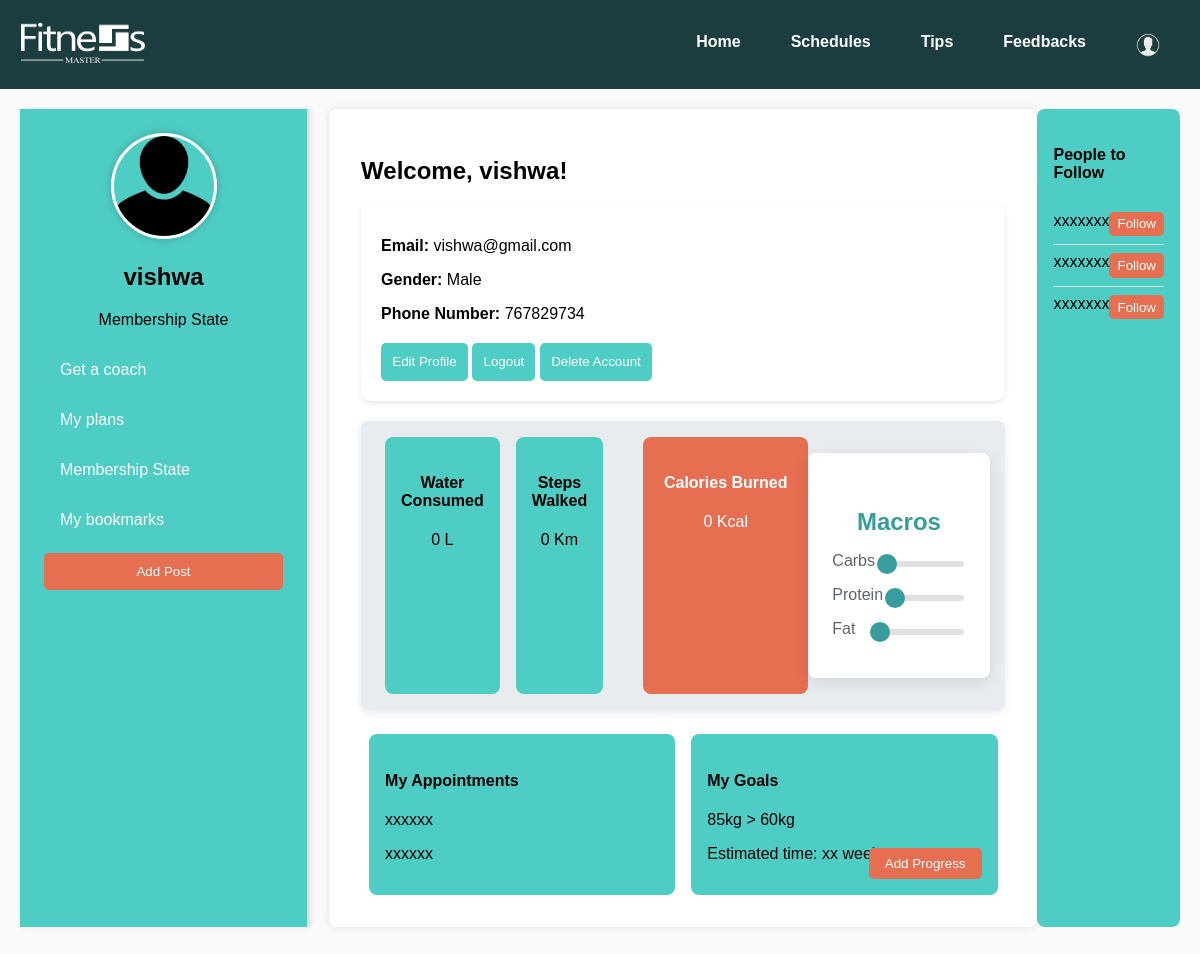
The app's page /profile.php (signed in) with its own data.
### tables this page shows
CREATE TABLE `users` (
  `id` int(11) NOT NULL,
  `name` varchar(100) NOT NULL,
  `email` varchar(100) NOT NULL,
  `gender` enum('Male','Female','Other') NOT NULL,
  `password` varchar(255) NOT NULL,
  `phone_number` varchar(20) DEFAULT NULL,
  `type` tinyint(1) NOT NULL DEFAULT 0,
  `created_at` timestamp NOT NULL DEFAULT current_timestamp(),
  `updated_at` timestamp NOT NULL DEFAULT current_timestamp() ON UPDATE current_timestamp()
);

### profile.php (the view, shortened to what this page needs)
<?php
require('db.php');
$email = $_SESSION['email'];
$sql = "SELECT * FROM users WHERE email=?";
$stmt = $con->prepare($sql);
$stmt->bind_param("s", $email);
$stmt->execute();
$result = $stmt->get_result();
$user = $result->fetch_assoc();
?>
<!DOCTYPE html>
<html lang="en">
<head>
    <link rel="stylesheet" type="text/css" href="styles/profile.css">
</head>
<body>
<?php include('navbar.php'); ?>
<div class="profile-container">
    <div class="sidebar">
        <div class="profile-info">
            <img src="images/profile-icon.jpg" alt="User Profile" class="profile-image">
            <h2><?php echo htmlspecialchars($user['name']); ?></h2>
            <p>Membership State</p>
        </div>
        <ul class="nav-links">
            <li><a href="DisplayCoach.php">Get a coach</a></li>
            <li><a href="view_schedule.php">My plans</a></li>
            <li><a href="membership.php">Membership State</a></li>
            <li><a href="#">My bookmarks</a></li>
        </ul>
        <button class="add-post-btn">Add Post</button>
    </div>
    <div class="main-content">
        <h1 class="welcome-message">Welcome, <?php echo htmlspecialchars($user['name']); ?>!</h1>
        <div class="card">
            <p><strong>Email:</strong> <?php echo htmlspecialchars($user['email']); ?></p>
            <p><strong>Gender:</strong> <?php echo htmlspecialchars($user['gender']); ?></p>
            <p><strong>Phone Number:</strong> <?php echo htmlspecialchars($user['phone_number']); ?></p>
            <div class="form-actions">
    <button class="button update" onclick="toggleEditForm()">Edit Profile</button>
    <form method="post" style="display: inline;">
        <button type="button" class="button logout" onclick="confirmAction('Are you sure you want to logout?', this.form)">Logout</button>
    </form>
    <form method="post" style="display: inline;">
        <button type="button" class="button delete" onclick="confirmAction('Are you sure you want to delete your account?', this.form)">Delete Account</button>
    </form>
</div>
        </div>
        <div class="stats-section">
            <div class="water-steps">
                <div class="water-consumed">
                    <h4>Water Consumed</h4>
                    <p>0 L</p>
                </div>
                <div class="steps-walked">
                    <h4>Steps Walked</h4>
                    <p>0 Km</p>
                </div>
            </div>
            <div class="calories-burned">
                <h4>Calories Burned</h4>
                <p>0 Kcal</p>
            </div>
            <div class="macros">
                <h4>Macros</h4>
                <label>Carbs <input type="range" value="0"></label>
                <label>Protein <input type="range" value="0"></label>
                <label>Fat <input type="range" value="0"></label>
            </div>
        </div>
        <div class="appointments-goals">
            <div class="appointments">
                <h4>My Appointments</h4>
                <p>xxxxxx</p>
                <p>xxxxxx</p>
            </div>
            <div class="goals">
                <h4>My Goals</h4>
                <p>85kg > 60kg</p>
                <p>Estimated time: xx weeks</p>
                <button>Add Progress</button>
            </div>
        </div>
    </div>
    <div class="people-follow">
        <h4>People to Follow</h4>
        <ul>
            <li>xxxxxxx <button>Follow</button></li>
            <li>xxxxxxx <button>Follow</button></li>
            <li>xxxxxxx <button>Follow</button></li>
        </ul>
    </div>
</div>
<?php include('footer.php'); ?>
</body>
</html>

### styles/profile.css (style rules this page uses)
body { font-family: "Arial", sans-serif; background-color: #fafafa; margin: 0; padding: 0; display: flex; flex-direction: column; min-height: 100vh; }
.profile-container { display: flex; flex-grow: 1; margin: 20px; }
.sidebar { width: 25%; background-color: #4ecdc4; padding: 1.5rem; border-right: 2px solid #ddd; box-shadow: 2px 0 5px rgba(0, 0, 0, 0.1); transition: width 0.3s; }
.profile-info { text-align: center; margin-bottom: 1.5rem; }
.profile-image { border-radius: 50%; width: 100px; height: 100px; border: 3px solid white; box-shadow: 0 0 10px rgba(0, 0, 0, 0.2); }
.nav-links { list-style: none; padding: 0; }
.nav-links li { margin: 1rem 0; }
.nav-links a { text-decoration: none; color: white; padding: 0.5rem 1rem; display: block; border-radius: 5px; transition: background-color 0.3s, transform 0.3s; }
.add-post-btn { background-color: #e76f51; color: white; border: none; border-radius: 5px; padding: 0.7rem; cursor: pointer; width: 100%; transition: background-color 0.3s, transform 0.3s; }
.main-content { flex-grow: 1; padding: 2rem; background-color: white; box-shadow: 0 0 10px rgba(0, 0, 0, 0.1); border-radius: 8px; margin-left: 20px; }
.card { background-color: #ffffff; border-radius: 10px; padding: 20px; margin-bottom: 20px; box-shadow: 0 2px 5px rgba(0, 0, 0, 0.1); }
.welcome-message { font-size: 24px; }
.form-actions { margin-top: 20px; }
.button { background-color: #4ecdc4; color: white; border: none; border-radius: 5px; padding: 0.7rem; cursor: pointer; transition: background-color 0.3s, transform 0.3s; }
.stats-section { display: flex; justify-content: space-between; margin-bottom: 1.5rem; padding: 1rem; background-color: #e9ecef; border-radius: 8px; box-shadow: 0 2px 10px rgba(0, 0, 0, 0.1); }
.water-steps { display: flex; justify-content: space-between; flex: 1; margin-right: 1rem; }
.water-consumed, .steps-walked { background-color: #4ecdc4; padding: 1rem; border-radius: 8px; flex: 1; margin: 0 0.5rem; text-align: center; transition: transform 0.2s; }
.calories-burned { background-color: #e76f51; color: white; padding: 1rem; border-radius: 8px; text-align: center; flex: 1; margin-left: 1rem; }
.macros { background-color: #e9ecef; padding: 1rem; border-radius: 8px; flex: 1; margin-left: 1rem; }
.macros label { display: flex; justify-content: space-between; margin-bottom: 0.5rem; }
.macros input[type="range"] { width: 100%; margin-top: 0.5rem; }
.appointments-goals { display: flex; justify-content: space-between; margin-top: 1.5rem; }
.appointments, .goals { background-color: #4ecdc4; padding: 1rem; border-radius: 8px; flex: 1; margin: 0 0.5rem; position: relative; }
.goals button { background-color: #e76f51; color: white; border: none; border-radius: 5px; padding: 0.5rem 1rem; cursor: pointer; transition: background-color 0.3s, transform 0.3s; position: absolute; bottom: 1rem; right: 1rem; }
.macros { background-color: #ffffff; border-radius: 8px; padding: 1.5rem; box-shadow: 0 4px 15px rgba(0, 0, 0, 0.1); margin: 1rem 0; }
.macros h4 { margin-bottom: 1rem; font-size: 1.5rem; color: #379d9d; text-align: center; }
.macros label { display: flex; justify-content: space-between; align-items: center; margin: 1rem 0; font-size: 1rem; color: #5c646c; }
.macros input[type="range"] { -webkit-appearance: none; width: 70%; height: 6px; background: #e0e0e0; border-radius: 5px; outline: none; }
.people-follow { background-color: #4ecdc4; padding: 1rem; border-radius: 8px; }
.people-follow ul { list-style: none; padding: 0; }
.people-follow li { display: flex; justify-content: space-between; padding: 0.5rem 0; border-bottom: 1px solid #ddd; }
.people-follow li:last-child { border-bottom: none; }
.people-follow button { background-color: #e76f51; color: white; border: none; border-radius: 5px; padding: 0.3rem 0.5rem; cursor: pointer; transition: background-color 0.3s, transform 0.3s; }

### records on screen
users: name "vishwa", email "vishwa@gmail.com", gender "Male", phone_number "767829734"
